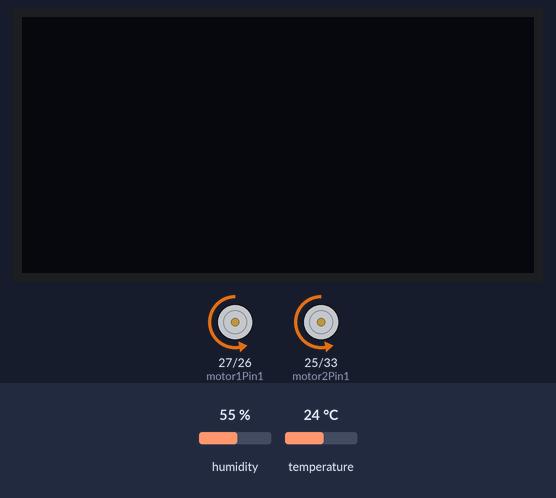
The sketch below on a simulated ESP32. Shown: 128×64 one-colour display, motor-driver pin pairs drawn as motors (green arrow = first pin HIGH = forward, orange = second pin HIGH = backward, longer = more drive, scaled by the enable pin). The inputs (shaded band) are chosen by the test bench; at power-on: humidity 55 %, temperature 24 °C. WiFi joins after 1.5 s; servers stay silent unless stated.

Above: at 4.5 s.
4.6 s: humidity set to 22 %
At 15.5 s:
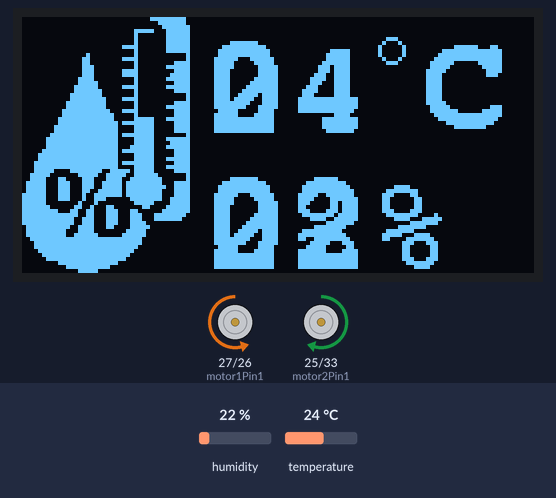
15.8 s: temperature set to 12 °C
27.6 s: humidity set to 40 %
At 34.4 s:
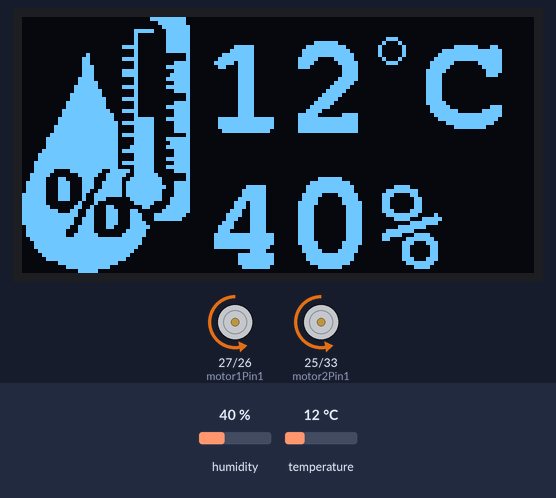
38.8 s: temperature set to 19 °C
At 45.7 s:
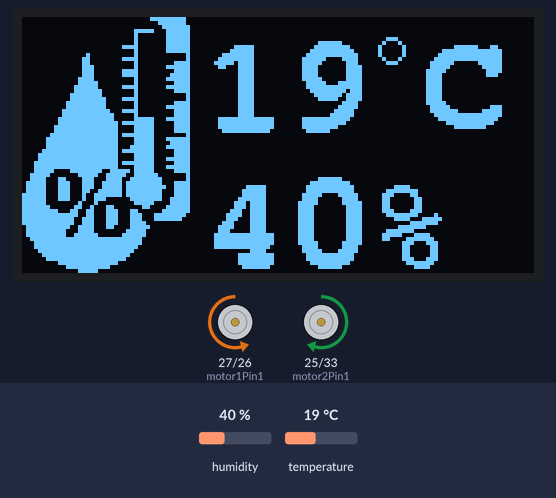
Timing chart, 0 to 51.0 s (numbered marks = the images above; inputs shaded):
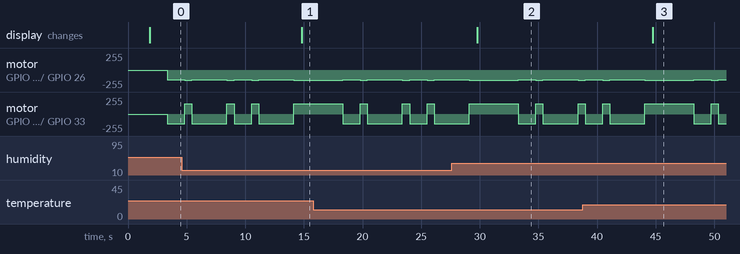

The sketch:

car_monitoring.ino
```cpp
#define BLYNK_TEMPLATE_ID "TMPL6UueXf_VV"
#define BLYNK_TEMPLATE_NAME "Temperature and Humidity sensor"
#define BLYNK_AUTH_TOKEN "Add your tokens"

#include <SPI.h>
#include <Wire.h>
#include <Adafruit_GFX.h>
#include <Adafruit_SSD1306.h>
#include <Fonts/FreeMonoBold18pt7b.h>

#include <WiFi.h>
#include <BlynkSimpleEsp32.h>

char ssid[] = "Add your network name ";
char pass[] = "Add your password";

BlynkTimer timer;

#include "DHT.h"
#define DHTPIN 18
#define DHTTYPE DHT11   // DHT 11
DHT dht(DHTPIN, DHTTYPE);

int h;
int t;

#define SCREEN_WIDTH 128 // OLED display width, in pixels
#define SCREEN_HEIGHT 64 // OLED display height, in pixels

// Declaration for an SSD1306 display connected to I2C (SDA, SCL pins)
#define OLED_RESET     4 // Reset pin # (or -1 if sharing Arduino reset pin)
Adafruit_SSD1306 display(SCREEN_WIDTH, SCREEN_HEIGHT, &Wire, OLED_RESET);

#define bitmap_height   128
#define bitmap_width    64
static const unsigned char PROGMEM logo_bmp[] =
{ 0x00, 0x00, 0x00, 0x00, 0xFF, 0x80, 0x00, 0x00, 0x00, 0x00, 0x00, 0x00, 0x00, 0x00, 0x00, 0x00,
  0x00, 0x00, 0x00, 0x00, 0x3F, 0x80, 0x00, 0x00, 0x00, 0x00, 0x00, 0x00, 0x00, 0x00, 0x00, 0x00,
  0x00, 0x00, 0x00, 0x00, 0x1F, 0xC0, 0x00, 0x00, 0x00, 0x00, 0x00, 0x00, 0x00, 0x00, 0x00, 0x00,
  0x00, 0x00, 0x00, 0x0F, 0x8F, 0xC0, 0x00, 0x00, 0x00, 0x00, 0x00, 0x00, 0x00, 0x00, 0x00, 0x00,
  0x00, 0x00, 0x00, 0x08, 0x0F, 0xC0, 0x00, 0x00, 0x00, 0x00, 0x00, 0x00, 0x00, 0x00, 0x00, 0x00,
  0x00, 0x00, 0x00, 0x08, 0x0F, 0xC0, 0x00, 0x00, 0x00, 0x00, 0x00, 0x00, 0x00, 0x00, 0x00, 0x00,
  0x00, 0x00, 0x00, 0x08, 0x0F, 0xC0, 0x00, 0x00, 0x00, 0x00, 0x00, 0x00, 0x00, 0x00, 0x00, 0x00,
  0x00, 0x00, 0x00, 0x78, 0x0F, 0xC0, 0x00, 0x00, 0x00, 0x00, 0x00, 0x00, 0x00, 0x00, 0x00, 0x00,
  0x00, 0x00, 0x00, 0x08, 0x0F, 0xC0, 0x00, 0x00, 0x00, 0x00, 0x00, 0x00, 0x00, 0x00, 0x00, 0x00,
  0x00, 0x00, 0x80, 0x08, 0x00, 0x40, 0x00, 0x00, 0x00, 0x00, 0x00, 0x00, 0x00, 0x00, 0x00, 0x00,
  0x00, 0x01, 0x80, 0x78, 0x00, 0x40, 0x00, 0x00, 0x00, 0x00, 0x00, 0x00, 0x00, 0x00, 0x00, 0x00,
  0x00, 0x01, 0x80, 0x08, 0x03, 0xC0, 0x00, 0x00, 0x00, 0x00, 0x00, 0x00, 0x00, 0x00, 0x00, 0x00,
  0x00, 0x01, 0xC0, 0x08, 0x0F, 0xC0, 0x00, 0x00, 0x00, 0x00, 0x00, 0x00, 0x00, 0x00, 0x00, 0x00,
  0x00, 0x01, 0xC0, 0x78, 0x03, 0xC0, 0x00, 0x00, 0x00, 0x00, 0x00, 0x00, 0x00, 0x00, 0x00, 0x00,
  0x00, 0x01, 0xC0, 0x78, 0x07, 0xC0, 0x00, 0x00, 0x00, 0x00, 0x00, 0x00, 0x00, 0x00, 0x00, 0x00,
  0x00, 0x03, 0xC0, 0x08, 0x0F, 0xC0, 0x00, 0x00, 0x00, 0x00, 0x00, 0x00, 0x00, 0x00, 0x00, 0x00,
  0x00, 0x03, 0xE0, 0x08, 0x03, 0xC0, 0x00, 0x00, 0x00, 0x00, 0x00, 0x00, 0x00, 0x00, 0x00, 0x00,
  0x00, 0x07, 0xE0, 0x78, 0x0F, 0xC0, 0x00, 0x00, 0x00, 0x00, 0x00, 0x00, 0x00, 0x00, 0x00, 0x00,
  0x00, 0x07, 0xF0, 0x08, 0x03, 0xC0, 0x00, 0x00, 0x00, 0x00, 0x00, 0x00, 0x00, 0x00, 0x00, 0x00,
  0x00, 0x0F, 0xF0, 0x08, 0x00, 0x40, 0x00, 0x00, 0x00, 0x00, 0x00, 0x00, 0x00, 0x00, 0x00, 0x00,
  0x00, 0x0F, 0xF8, 0x78, 0x00, 0x40, 0x00, 0x00, 0x00, 0x00, 0x00, 0x00, 0x00, 0x00, 0x00, 0x00,
  0x00, 0x1F, 0xF8, 0x08, 0x03, 0xC0, 0x00, 0x00, 0x00, 0x00, 0x00, 0x00, 0x00, 0x00, 0x00, 0x00,
  0x00, 0x1F, 0xF8, 0x08, 0x0F, 0xC0, 0x00, 0x00, 0x00, 0x00, 0x00, 0x00, 0x00, 0x00, 0x00, 0x00,
  0x00, 0x3F, 0xFC, 0x78, 0x03, 0xC0, 0x00, 0x00, 0x00, 0x00, 0x00, 0x00, 0x00, 0x00, 0x00, 0x00,
  0x00, 0x3F, 0xFE, 0x08, 0x03, 0xC0, 0x00, 0x00, 0x00, 0x00, 0x00, 0x00, 0x00, 0x00, 0x00, 0x00,
  0x00, 0x7F, 0xFE, 0x0F, 0x8F, 0xC0, 0x00, 0x00, 0x00, 0x00, 0x00, 0x00, 0x00, 0x00, 0x00, 0x00,
  0x00, 0x7F, 0xFF, 0x7F, 0x83, 0xC0, 0x00, 0x00, 0x00, 0x00, 0x00, 0x00, 0x00, 0x00, 0x00, 0x00,
  0x00, 0xFF, 0xFF, 0x0F, 0x83, 0xC0, 0x00, 0x00, 0x00, 0x00, 0x00, 0x00, 0x00, 0x00, 0x00, 0x00,
  0x00, 0xFF, 0xFF, 0x0F, 0x83, 0xC0, 0x00, 0x00, 0x00, 0x00, 0x00, 0x00, 0x00, 0x00, 0x00, 0x00,
  0x01, 0xFF, 0xFF, 0x7F, 0x80, 0x40, 0x00, 0x00, 0x00, 0x00, 0x00, 0x00, 0x00, 0x00, 0x00, 0x00,
  0x03, 0xFF, 0xFF, 0x0F, 0x8F, 0xC0, 0x00, 0x00, 0x00, 0x00, 0x00, 0x00, 0x00, 0x00, 0x00, 0x00,
  0x03, 0xFF, 0xFF, 0x0F, 0x87, 0xC0, 0x00, 0x00, 0x00, 0x00, 0x00, 0x00, 0x00, 0x00, 0x00, 0x00,
  0x03, 0xFF, 0xFF, 0x1F, 0x8F, 0xC0, 0x00, 0x00, 0x00, 0x00, 0x00, 0x00, 0x00, 0x00, 0x00, 0x00,
  0x07, 0xFF, 0xFF, 0x7F, 0x83, 0xC0, 0x00, 0x00, 0x00, 0x00, 0x00, 0x00, 0x00, 0x00, 0x00, 0x00,
  0x0F, 0xFF, 0xFF, 0x0F, 0x83, 0xC0, 0x00, 0x00, 0x00, 0x00, 0x00, 0x00, 0x00, 0x00, 0x00, 0x00,
  0x0F, 0xFF, 0xFF, 0x0F, 0x8F, 0xC0, 0x00, 0x00, 0x00, 0x00, 0x00, 0x00, 0x00, 0x00, 0x00, 0x00,
  0x1F, 0xFF, 0xFF, 0x7F, 0x83, 0xC0, 0x00, 0x00, 0x00, 0x00, 0x00, 0x00, 0x00, 0x00, 0x00, 0x00,
  0x1F, 0xFF, 0xFF, 0x0F, 0x8F, 0xC0, 0x00, 0x00, 0x00, 0x00, 0x00, 0x00, 0x00, 0x00, 0x00, 0x00,
  0x1F, 0x0F, 0xF3, 0xEF, 0x83, 0xC0, 0x00, 0x00, 0x00, 0x00, 0x00, 0x00, 0x00, 0x00, 0x00, 0x00,
  0x3E, 0x03, 0xE7, 0xCF, 0xC0, 0x40, 0x00, 0x00, 0x00, 0x00, 0x00, 0x00, 0x00, 0x00, 0x00, 0x00,
  0x3C, 0x61, 0xC7, 0x9F, 0xE0, 0x40, 0x00, 0x00, 0x00, 0x00, 0x00, 0x00, 0x00, 0x00, 0x00, 0x00,
  0x7C, 0x71, 0xCF, 0xBF, 0xE3, 0xC0, 0x00, 0x00, 0x00, 0x00, 0x00, 0x00, 0x00, 0x00, 0x00, 0x00,
  0x7C, 0x71, 0xCF, 0xBF, 0xF3, 0xC0, 0x00, 0x00, 0x00, 0x00, 0x00, 0x00, 0x00, 0x00, 0x00, 0x00,
  0x7C, 0x71, 0x9F, 0xBF, 0xE3, 0xC0, 0x00, 0x00, 0x00, 0x00, 0x00, 0x00, 0x00, 0x00, 0x00, 0x00,
  0xFC, 0x71, 0x3F, 0xBF, 0xE3, 0xC0, 0x00, 0x00, 0x00, 0x00, 0x00, 0x00, 0x00, 0x00, 0x00, 0x00,
  0xFC, 0x71, 0x38, 0x1F, 0xE7, 0xC0, 0x00, 0x00, 0x00, 0x00, 0x00, 0x00, 0x00, 0x00, 0x00, 0x00,
  0xFC, 0x02, 0x20, 0x0F, 0x87, 0xC0, 0x00, 0x00, 0x00, 0x00, 0x00, 0x00, 0x00, 0x00, 0x00, 0x00,
  0xFE, 0x06, 0x46, 0x03, 0x0F, 0xC0, 0x00, 0x00, 0x00, 0x00, 0x00, 0x00, 0x00, 0x00, 0x00, 0x00,
  0xFF, 0x8C, 0xC7, 0x18, 0x1F, 0xC0, 0x00, 0x00, 0x00, 0x00, 0x00, 0x00, 0x00, 0x00, 0x00, 0x00,
  0xFF, 0xFC, 0xC7, 0x1C, 0x7F, 0x80, 0x00, 0x00, 0x00, 0x00, 0x00, 0x00, 0x00, 0x00, 0x00, 0x00,
  0xFF, 0xF9, 0xC7, 0x1C, 0x7F, 0x00, 0x00, 0x00, 0x00, 0x00, 0x00, 0x00, 0x00, 0x00, 0x00, 0x00,
  0xFF, 0xF9, 0xC7, 0x1E, 0x00, 0x00, 0x00, 0x00, 0x00, 0x00, 0x00, 0x00, 0x00, 0x00, 0x00, 0x00,
  0x7F, 0xF3, 0xC6, 0x1F, 0x00, 0x00, 0x00, 0x00, 0x00, 0x00, 0x00, 0x00, 0x00, 0x00, 0x00, 0x00,
  0x7F, 0xE3, 0xC0, 0x3E, 0x00, 0x00, 0x00, 0x00, 0x00, 0x00, 0x00, 0x00, 0x00, 0x00, 0x00, 0x00,
  0x7F, 0xE7, 0xE0, 0x7E, 0x00, 0x00, 0x00, 0x00, 0x00, 0x00, 0x00, 0x00, 0x00, 0x00, 0x00, 0x00,
  0x3F, 0xFF, 0xFF, 0xFC, 0x00, 0x00, 0x00, 0x00, 0x00, 0x00, 0x00, 0x00, 0x00, 0x00, 0x00, 0x00,
  0x1F, 0xFF, 0xFF, 0xFC, 0x00, 0x00, 0x00, 0x00, 0x00, 0x00, 0x00, 0x00, 0x00, 0x00, 0x00, 0x00,
  0x1F, 0xFF, 0xFF, 0xF8, 0x00, 0x00, 0x00, 0x00, 0x00, 0x00, 0x00, 0x00, 0x00, 0x00, 0x00, 0x00,
  0x0F, 0xFF, 0xFF, 0xF0, 0x00, 0x00, 0x00, 0x00, 0x00, 0x00, 0x00, 0x00, 0x00, 0x00, 0x00, 0x00,
  0x07, 0xFF, 0xFF, 0xE0, 0x00, 0x00, 0x00, 0x00, 0x00, 0x00, 0x00, 0x00, 0x00, 0x00, 0x00, 0x00,
  0x03, 0xFF, 0xFF, 0xC0, 0x00, 0x00, 0x00, 0x00, 0x00, 0x00, 0x00, 0x00, 0x00, 0x00, 0x00, 0x00,
  0x00, 0x7F, 0xFF, 0x00, 0x00, 0x00, 0x00, 0x00, 0x00, 0x00, 0x00, 0x00, 0x00, 0x00, 0x00, 0x00,
  0x00, 0x1F, 0xFC, 0x00, 0x00, 0x00, 0x00, 0x00, 0x00, 0x00, 0x00, 0x00, 0x00, 0x00, 0x00, 0x00,
  0x00, 0x03, 0xE0, 0x00, 0x00, 0x00, 0x00, 0x00, 0x00, 0x00, 0x00, 0x00, 0x00, 0x00, 0x00, 0x00
};

int enable1 = 13;
int motor1Pin1 = 27;
int motor1Pin2 = 26;

int enable2 = 32;
int motor2Pin1 = 25;
int motor2Pin2 = 33;

int freq = 5000;
int resolution = 8;
int leftChannel = 0;
int rightChannel = 1;
int speed = 150;

int side_A_duration = 1500;
int side_B_duration = 3000;
int turn_duration = 605;


void setup() {
  // put your setup code here, to run once:
 Serial.begin(115200);

 Blynk.begin(BLYNK_AUTH_TOKEN, ssid, pass);
 dht.begin();

  // SSD1306_SWITCHCAPVCC = generate display voltage from 3.3V internally
  if (!display.begin(SSD1306_SWITCHCAPVCC, 0x3C)) { // Address 0x3D for 128x64
    Serial.println(F("SSD1306 allocation failed"));
    for (;;); // Don't proceed, loop forever
  }
  // Clear the buffer
  display.clearDisplay();
  printText();
  delay(1500);

 pinMode(enable1, OUTPUT);
 pinMode(motor1Pin1, OUTPUT);
 pinMode(motor1Pin2, OUTPUT);

 pinMode(enable2, OUTPUT);
 pinMode(motor2Pin1, OUTPUT);
 pinMode(motor2Pin2, OUTPUT);

 ledcAttach(enable1, freq, resolution);
 ledcAttach(enable2, freq, resolution);
}

void loop() {
  // put your main code here, to run repeatedly:

 Blynk.run();

 moveForward(side_A_duration);
 turnRight(turn_duration);
 moveForward(side_B_duration);
 turnRight(turn_duration);
 moveForward(side_A_duration);
 turnRight(turn_duration);
 moveForward(side_B_duration);
 turnRight(turn_duration);

  h = dht.readHumidity();
  t = dht.readTemperature();
  if (isnan(h) || isnan(t)) {
    Serial.println("Failed to read from DHT sensor!");
    return;
  }
  showBitmap();
  printText();
  display.display();
  delay(500);
  display.clearDisplay();

  Blynk.virtualWrite(V0, h);
  Blynk.virtualWrite(V1, t);
  delay(3000);

}

void moveForward(int duration){
  ledcWrite(enable1, speed);
  ledcWrite(enable2, speed);
  digitalWrite(motor1Pin1, LOW);
  digitalWrite(motor1Pin2, HIGH);
  digitalWrite(motor2Pin1, LOW);
  digitalWrite(motor2Pin2, HIGH);
  delay(duration);
}

void turnRight(int duration){
  ledcWrite(enable1, 155);
  ledcWrite(enable2, 155);
  digitalWrite(motor1Pin1, LOW);
  digitalWrite(motor1Pin2, HIGH);
  digitalWrite(motor2Pin1, HIGH);
  digitalWrite(motor2Pin2, LOW);
  delay(duration);
}

void printText() {
  display.setFont(&FreeMonoBold18pt7b);
  display.setTextColor(WHITE);        // Draw white text
  display.setCursor(45, 28);            // Start at top-left corner
  display.print(t);
  display.drawCircle(92, 8, 3, WHITE);
  display.setCursor(100, 27);
  display.print("C");
  display.setCursor(45, 62);
  display.print(h);
  display.print("%");

}

void showBitmap(void) {
  display.drawBitmap(0, 0, logo_bmp, bitmap_height, bitmap_width, WHITE);
  //display.display();
}
```

Measured:
- after the input at 4.6 s, the display: changes after 10.2 s (image 1)
- after the input at 27.6 s, the display: changes after 2.2 s (image 2)
- after the input at 38.8 s, the display: changes after 5.9 s (image 3)
